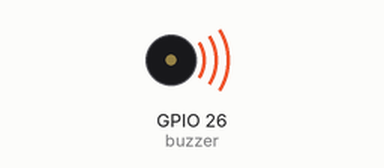
Bench run of a program on a simulated ESP32 board running MicroPython. Parts: buzzer (waves = sounding). At 24.0 s the program stops and its outputs stay as they are.

Above: at 0.1 s.
At 24.1 s:
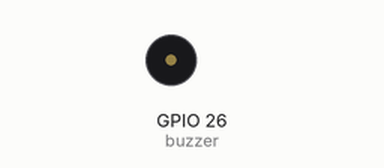
Timing chart, 0 to 25.5 s (numbered marks = the images above):
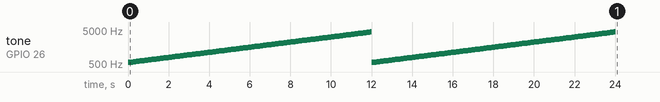

The program:

sheppard_tone.py
```python
# MicroPython — Shepard-tone–like sweep on GPIO 25 (Acebott buzzer)
from machine import Pin, PWM
import time, math

BUZZER_PIN = 26
buzzer = PWM(Pin(BUZZER_PIN), freq=220, duty=0)  # duty 0–1023 on ESP32

def shepard_tone(seconds=12, f_start=110, octaves=5, steps_per_oct=48, up=True, max_duty=700):
    """
    Approximate a Shepard tone on a single buzzer by sweeping frequency while
    applying a cyclic amplitude envelope so each octave fades in/out.
    """
    total_steps = steps_per_oct * octaves
    step_time = seconds / total_steps
    for i in range(total_steps):
        n = i if up else (total_steps - 1 - i)

        # musical (exponential) sweep
        freq = f_start * (2 ** (n / steps_per_oct))

        # position within current octave [0..1)
        frac = (n % steps_per_oct) / steps_per_oct

        # Hann window envelope -> fades one octave in while next fades out
        env = 0.15 + 0.85 * 0.5 * (1 - math.cos(2 * math.pi * frac))  # 0.15..1.0

        # update PWM
        buzzer.freq(int(freq))
        buzzer.duty(int(max_duty * env))  # scale loudness with envelope
        time.sleep(step_time)

    buzzer.duty(0)

try:
    # repeat to reinforce the endless-rise illusion
    shepard_tone(seconds=12, f_start=555, octaves=3, steps_per_oct=48, up=True)
    shepard_tone(seconds=12, f_start=555, octaves=3, steps_per_oct=48, up=True)
    # uncomment for a falling tone:
    # shepard_tone(seconds=12, f_start=110, octaves=5, steps_per_oct=48, up=False)
finally:
    buzzer.deinit()
```

Measured:
- by itself, tone on GPIO 26 (buzzer): plays 555 Hz for 0.08 s, 563 Hz for 0.08 s, 571 Hz for 0.08 s, 579 Hz for 0.08 s, 588 Hz for 0.08 s, 596 Hz for 0.08 s … (288 notes in this stretch)
